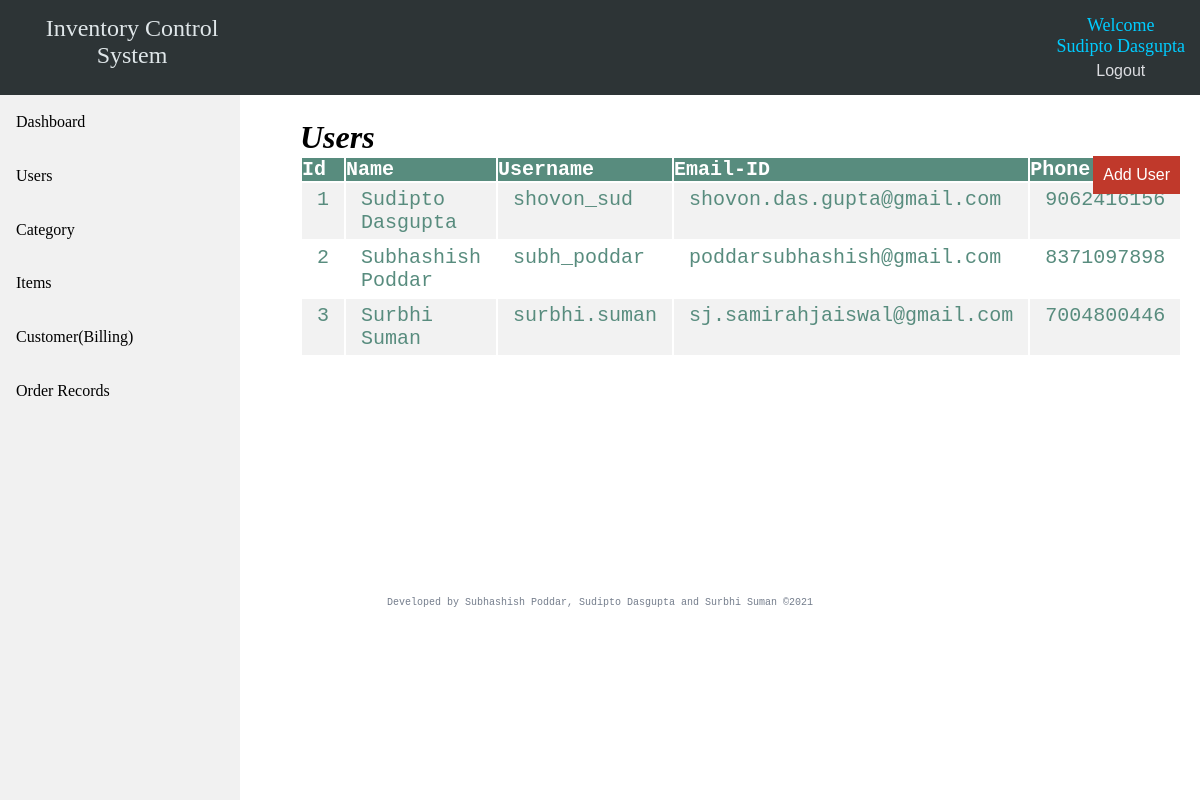
The page /admin/users.php (signed in) on the database its author committed.
### tables this page shows
CREATE TABLE `user` (
  `id` int(11) NOT NULL,
  `first_name` varchar(255) NOT NULL,
  `last_name` varchar(255) NOT NULL,
  `email_id` varchar(255) NOT NULL,
  `phone` varchar(10) NOT NULL,
  `username` varchar(255) NOT NULL,
  `password` varchar(255) NOT NULL
);

### admin/users.php (the view, shortened to what this page needs)
<?php
require_once "admin_panel.php";
?>
<!DOCTYPE html>
<head>
    <link rel="stylesheet" href="../css/admin.css">
    <link rel="stylesheet" href="../css/footer.css">
</head>
<body>
    <div class="bodystart">
        <h1><i>Users</i></h1>
        <button class="addcategory" name="submit" type="button" onclick="window.location.href='register.php'">Add
            User</button>
        <table>
            <tr>
                <th>Id</th>
                <th>Name</th>
                <th>Username</th>
                <th>Email-ID</th>
                <th>Phone No.</th>
            </tr>
            <?php
$sql = "SELECT * FROM user";
$result = $db_conn->query($sql);
if ($result->num_rows > 0) {
    while ($row = $result->fetch_assoc()) {
        echo "<tr><td>" . $row["id"] . "</td><td>" . $row["first_name"] . " " . $row["last_name"] . "</td><td>" . $row["username"] . "</td><td>" . $row["email_id"] . "</td><td>" . $row["phone"] . "</td></tr>";
    }
    echo "</table>";
} else {echo "0 results";}
?>
    </div>
</body>
</html>
<?php
require_once "../include/footer.php";?>
</html>

### css/adminpanel.css (style rules this page uses)
* { margin: 0; padding: 0; border: 0; outline: 0; font-size: 100%; vertical-align: baseline; background: transparent; }
body:not(.bdy) { position: relative; margin: 0; }

### css/admin.css (style rules this page uses)
.bodystart { margin-top: 2%; margin-left: 25%; margin-right: 5%; }
h1 { font-size: xx-large; }
table { border-collapse: separate; border-spacing: 2px 2px; width: auto; color: #588c7e; font-family: "Lucida Console", "Courier New", monospace; font-size: 20px; text-align: left; }
td { padding: 5px 15px; }
th { background-color: #588c7e; color: white; }
tr:nth-child(even) { background-color: #f2f2f2 }
.addcategory { color: #ffffff; padding: 10px; border-radius: 10 px; position: absolute; right: 20px; background-color: #c0392b; cursor: pointer; float: right; }
button:not(#logot, #su):hover { background-color: #079992; }

### rows shown on the page
user: id "1", first_name "Sudipto", last_name "Dasgupta", username "shovon_sud", email "shovon.das.gupta@gmail.com", phone "9062416156"
user: id "2", first_name "Subhashish", last_name "Poddar", username "subh_poddar", email "poddarsubhashish@gmail.com", phone "8371097898"
user: id "3", first_name "Surbhi", last_name "Suman", username "surbhi.suman", email "sj.samirahjaiswal@gmail.com", phone "7004800446"

### other values the page prints
$_SESSION['name'] "Sudipto Dasgupta"
